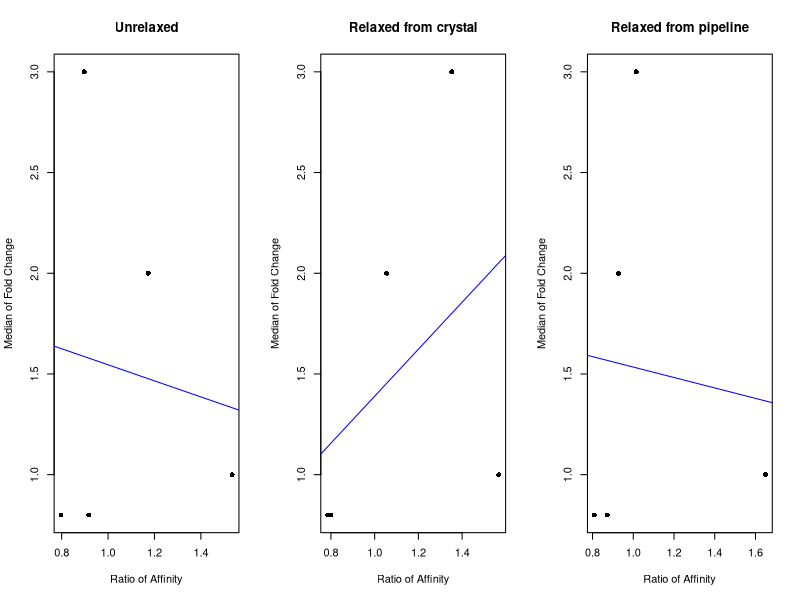
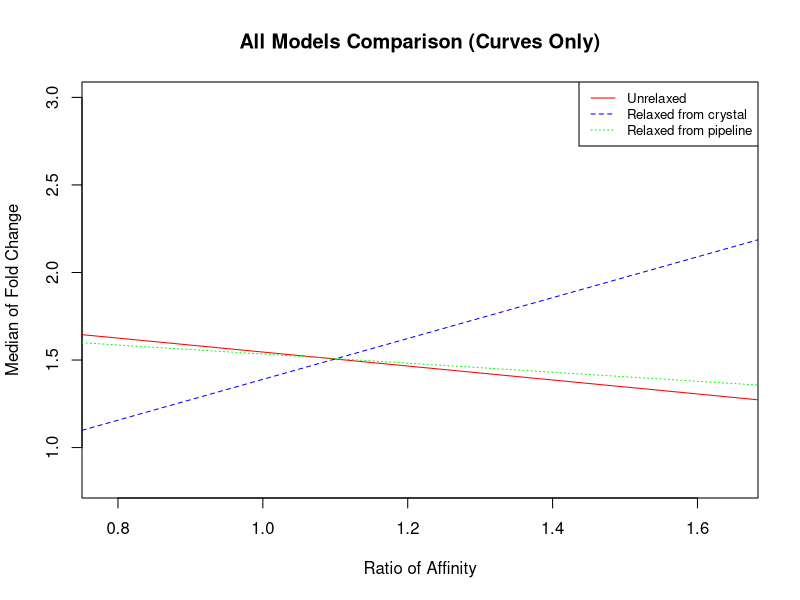
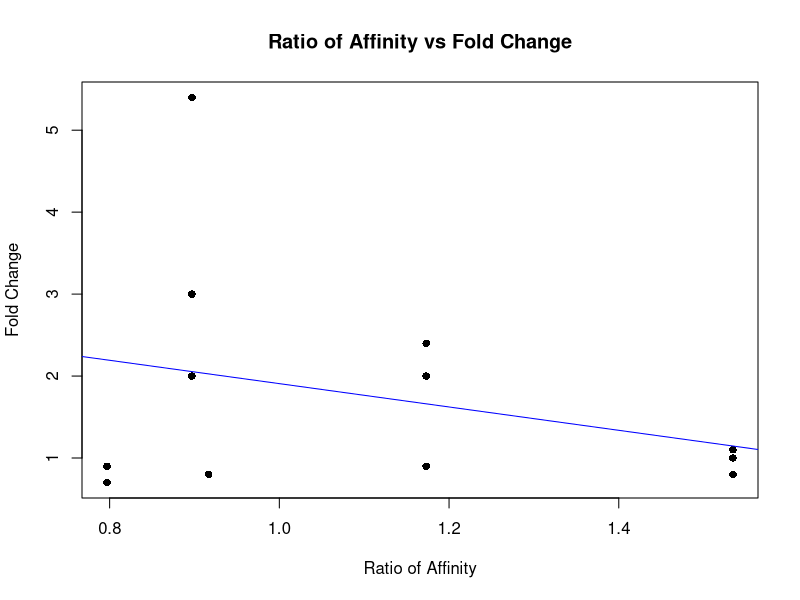
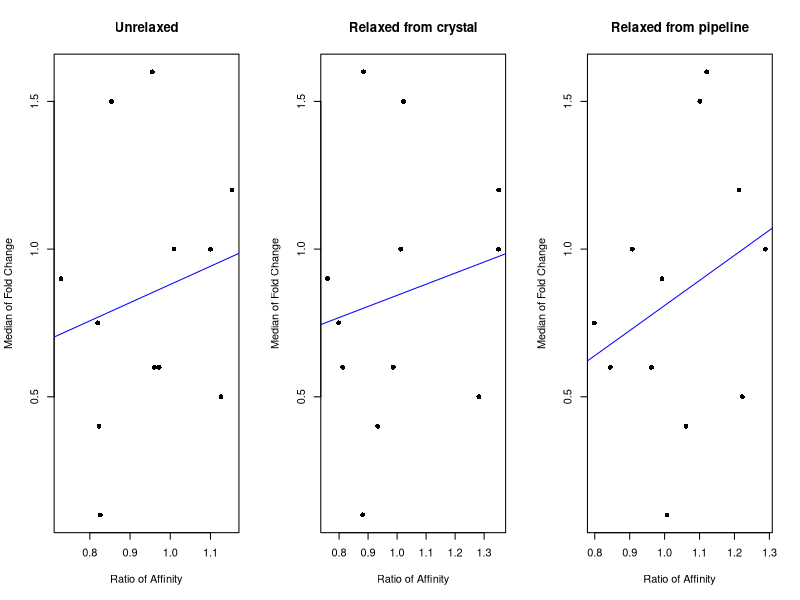
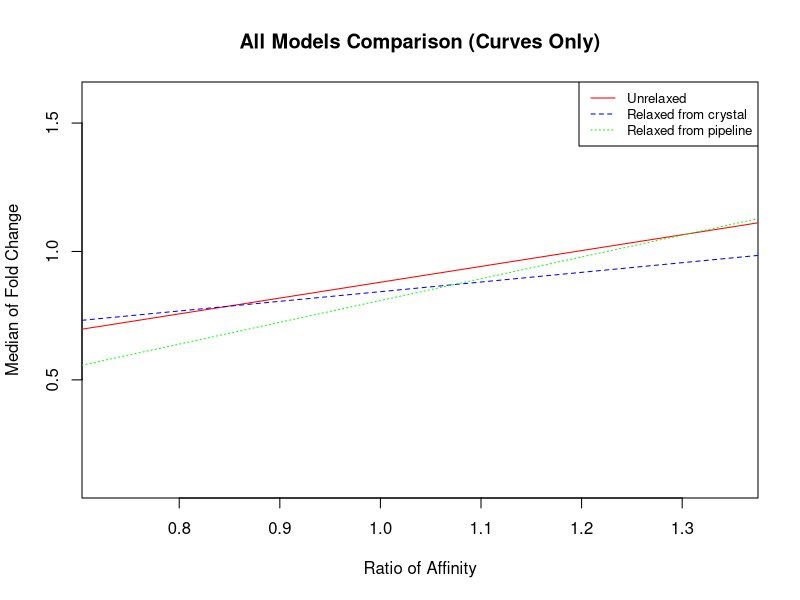
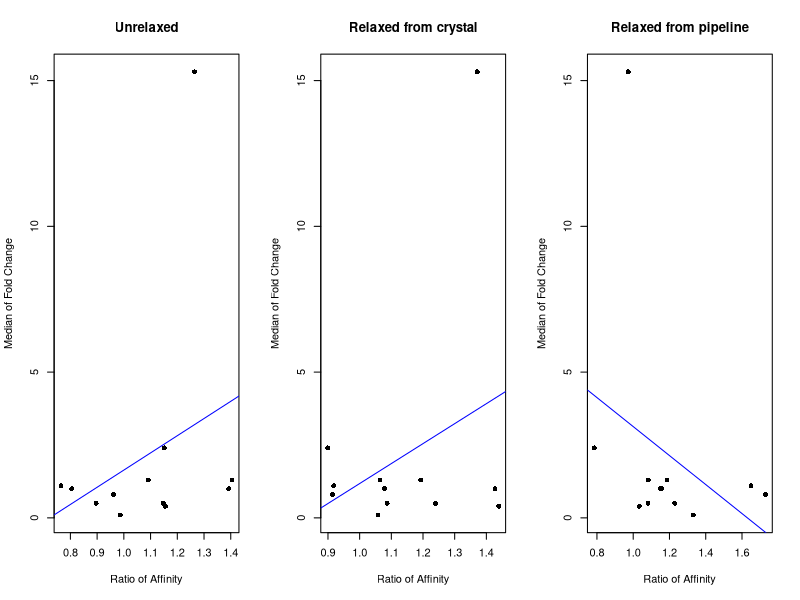
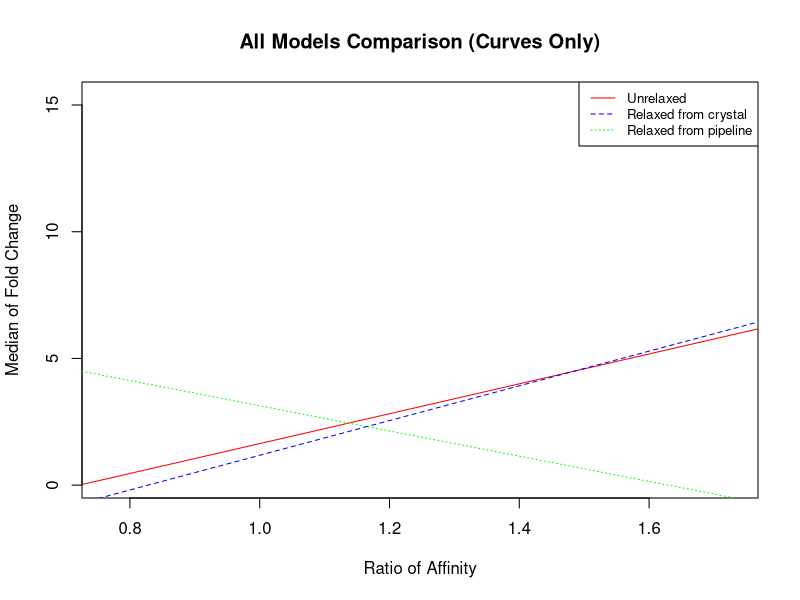
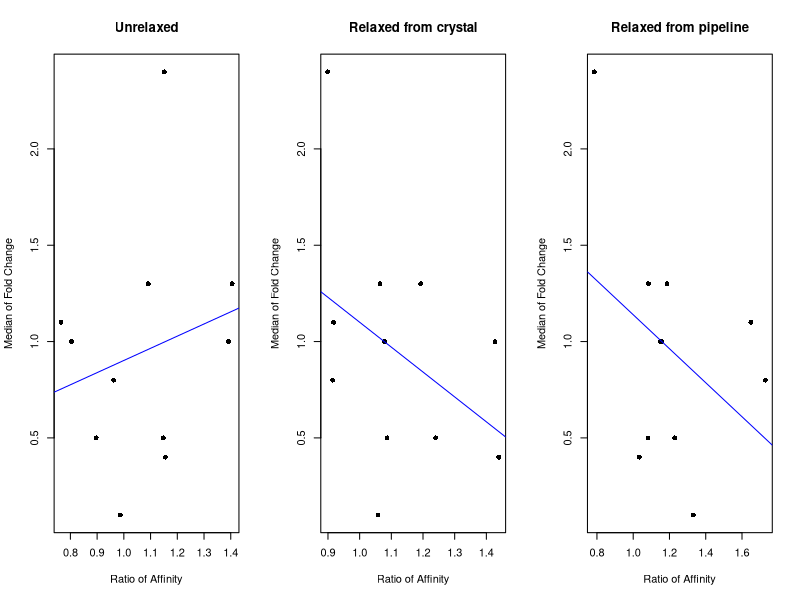

These charts were generated, in order, by the following R code:
## ---- chunk 1
knitr::opts_chunk$set(echo = TRUE)
## ---- chunk 2
# Ratio of Affinity (unrelaxed)
affinity_unrelaxed <- c(0.897001049,1.534578927,0.796950766,0.916790973,1.173054378)

# Ratio of Affinity (Relaxed from crystal)
affinity_RelaxFromCrystal <- c(1.352603262,1.567577547,0.799184248,0.78491542,1.054536388)

# Ratio of Affinity (Relaxed from pipeline)
affinity_RelaxFromPipeline <- c(1.014825526,1.649007801,0.871906525,0.808731157,0.927492651)

# Median FC
FC_median <- c(3,1,0.8,0.8,2)

# plot all the plots
par(mfrow = c(1, 3))
plot(affinity_unrelaxed, FC_median, main = "Unrelaxed", xlab = "Ratio of Affinity", ylab = "Median of Fold Change", pch = 16)
linear_model <- lm(FC_median ~ affinity_unrelaxed)
summary(linear_model)
abline(linear_model, col = "blue")
plot(affinity_RelaxFromCrystal, FC_median, main = "Relaxed from crystal", xlab = "Ratio of Affinity", ylab = "Median of Fold Change", pch = 16)
linear_model <- lm(FC_median ~ affinity_RelaxFromCrystal)
summary(linear_model)
abline(linear_model, col = "blue")
plot(affinity_RelaxFromPipeline, FC_median, main = "Relaxed from pipeline", xlab = "Ratio of Affinity", ylab = "Median of Fold Change", pch = 16)
linear_model <- lm(FC_median ~ affinity_RelaxFromPipeline)
summary(linear_model)
abline(linear_model, col = "blue")
par(mfrow = c(1, 1))

# Plot the curves
plot(affinity_unrelaxed, FC_median, type = "n",  # type = "n" creates an empty plot
     main = "All Models Comparison (Curves Only)", 
     xlab = "Ratio of Affinity", ylab = "Median of Fold Change", 
     xlim = range(c(affinity_unrelaxed, affinity_RelaxFromCrystal, affinity_RelaxFromPipeline)), 
     ylim = range(FC_median))
abline(lm(FC_median ~ affinity_unrelaxed), col = "red", lty = 1)
abline(lm(FC_median ~ affinity_RelaxFromCrystal), col = "blue", lty = 2)
abline(lm(FC_median ~ affinity_RelaxFromPipeline), col = "green", lty = 3)
legend("topright", legend = c("Unrelaxed", "Relaxed from crystal", "Relaxed from pipeline"), 
       col = c("red", "blue", "green"), lty = c(1, 2, 3), cex = 0.8)

# FC
FC <- c(5.4,2,3,1,1.1,0.8,0.7,0.9,0.8,2.4,2,0.9)
affinity_unrelaxed_FC <- c(0.897001049,0.897001049,0.897001049,1.534578927,1.534578927,1.534578927,0.796950766,0.796950766,0.916790973,1.173054378,1.173054378,1.173054378)
plot(affinity_unrelaxed_FC, FC, main = "Ratio of Affinity vs Fold Change", xlab = "Ratio of Affinity", ylab = "Fold Change", pch = 16)
linear_model <- lm(FC ~ affinity_unrelaxed_FC)
summary(linear_model)
abline(linear_model, col = "blue")

## ---- chunk 3
# Ratio of Affinity (unrelaxed)
affinity_unrelaxed <- c(0.854338081, 1.126120987, 0.972350191, 0.825845588, 1.100121877, 0.822695752, 0.960595423, 0.728228423, 0.819437744, 1.009070072, 1.153778771, 0.95546618)

# Ratio of Affinity (Relaxed from crystal)
affinity_RelaxFromCrystal <- c(1.02282427,1.282074005,0.986741994,0.880965098,1.34955373,0.933309457,0.812604685,0.760600972,0.798239898,1.012549727,1.350480416,0.884335874)

# Ratio of Affinity (Relaxed from pipeline)
affinity_RelaxFromPipeline <- c(1.10101938,1.222653254,0.962110537,1.006590621,1.288664059,1.06118098,0.844659655,0.992419404,0.798666933,0.907603974,1.213313502,1.120532326)


# Median FC
FC_median <- c(1.5,0.5,0.6,0.1,1,0.4,0.6,0.9,0.75,1,1.2,1.6)

# Specify the file path for the output image
png("IDV1.png", width = 2000, height = 1500, res = 300)
# plot all the plots
par(mfrow = c(1, 3))
plot(affinity_unrelaxed, FC_median, main = "Unrelaxed", xlab = "Ratio of Affinity", ylab = "Median of Fold Change", pch = 16)
linear_model <- lm(FC_median ~ affinity_unrelaxed)
summary(linear_model)
abline(linear_model, col = "blue")
plot(affinity_RelaxFromCrystal, FC_median, main = "Relaxed from crystal", xlab = "Ratio of Affinity", ylab = "Median of Fold Change", pch = 16)
linear_model <- lm(FC_median ~ affinity_RelaxFromCrystal)
summary(linear_model)
abline(linear_model, col = "blue")
plot(affinity_RelaxFromPipeline, FC_median, main = "Relaxed from pipeline", xlab = "Ratio of Affinity", ylab = "Median of Fold Change", pch = 16)
linear_model <- lm(FC_median ~ affinity_RelaxFromPipeline)
summary(linear_model)
abline(linear_model, col = "blue")
par(mfrow = c(1, 1))
# Close the device to save IDV1.png
dev.off()

# Plot the curves
png("IDV2.png", width = 2000, height = 1500, res = 300)
plot(affinity_unrelaxed, FC_median, type = "n",  # type = "n" creates an empty plot
     main = "All Models Comparison (Curves Only)", 
     xlab = "Ratio of Affinity", ylab = "Median of Fold Change", 
     xlim = range(c(affinity_unrelaxed, affinity_RelaxFromCrystal, affinity_RelaxFromPipeline)), 
     ylim = range(FC_median))
abline(lm(FC_median ~ affinity_unrelaxed), col = "red", lty = 1)
abline(lm(FC_median ~ affinity_RelaxFromCrystal), col = "blue", lty = 2)
abline(lm(FC_median ~ affinity_RelaxFromPipeline), col = "green", lty = 3)
legend("topright", legend = c("Unrelaxed", "Relaxed from crystal", "Relaxed from pipeline"), 
       col = c("red", "blue", "green"), lty = c(1, 2, 3), cex = 0.8)

# Close the device to save the file
dev.off()
## ---- chunk 4
# Ratio of Affinity (unrelaxed)
affinity_unrelaxed <- c(1.091480187,1.155509207,1.147314693,0.986384536,1.392486308,0.896273929,0.961480544,0.764748027,0.804897728,1.405058743,1.264139411,1.151333868)

# Ratio of Affinity (Relaxed from crystal)
affinity_RelaxFromCrystal <- c(1.064085097,1.439161535,1.239692876,1.057591106,1.42733447,1.086663134,0.914576514,0.917969682,1.07845639,1.192706031,1.371224651,0.898933313)

# Ratio of Affinity (Relaxed from pipeline)
affinity_RelaxFromPipeline <- c(1.186327878,1.033789616,1.081736675,1.330627302,1.149443393,1.229004772,1.729249956,1.649221434,1.156659745,1.083926144,0.972314323,0.785447378)

# Median FC
FC_median <- c(1.3,0.4,0.5,0.1,1,0.5,0.8,1.1,1,1.3,15.3,2.4)

# plot all the plots
png("NFV1.png", width = 2000, height = 1500, res = 300)
par(mfrow = c(1, 3))
plot(affinity_unrelaxed, FC_median, main = "Unrelaxed", xlab = "Ratio of Affinity", ylab = "Median of Fold Change", pch = 16)
linear_model <- lm(FC_median ~ affinity_unrelaxed)
summary(linear_model)
abline(linear_model, col = "blue")
plot(affinity_RelaxFromCrystal, FC_median, main = "Relaxed from crystal", xlab = "Ratio of Affinity", ylab = "Median of Fold Change", pch = 16)
linear_model <- lm(FC_median ~ affinity_RelaxFromCrystal)
summary(linear_model)
abline(linear_model, col = "blue")
plot(affinity_RelaxFromPipeline, FC_median, main = "Relaxed from pipeline", xlab = "Ratio of Affinity", ylab = "Median of Fold Change", pch = 16)
linear_model <- lm(FC_median ~ affinity_RelaxFromPipeline)
summary(linear_model)
abline(linear_model, col = "blue")
par(mfrow = c(1, 1))
# Close the device to save the file
dev.off()

# Plot the curves
png("NFV2.png", width = 2000, height = 1500, res = 300)
plot(affinity_unrelaxed, FC_median, type = "n",  # type = "n" creates an empty plot
     main = "All Models Comparison (Curves Only)", 
     xlab = "Ratio of Affinity", ylab = "Median of Fold Change", 
     xlim = range(c(affinity_unrelaxed, affinity_RelaxFromCrystal, affinity_RelaxFromPipeline)), 
     ylim = range(FC_median))
abline(lm(FC_median ~ affinity_unrelaxed), col = "red", lty = 1)
abline(lm(FC_median ~ affinity_RelaxFromCrystal), col = "blue", lty = 2)
abline(lm(FC_median ~ affinity_RelaxFromPipeline), col = "green", lty = 3)
legend("topright", legend = c("Unrelaxed", "Relaxed from crystal", "Relaxed from pipeline"), 
       col = c("red", "blue", "green"), lty = c(1, 2, 3), cex = 0.8)
# Close the device to save the file
dev.off()
## ---- chunk 5
# Ratio of Affinity (unrelaxed)
affinity_unrelaxed <- c(1.091480187,1.155509207,1.147314693,0.986384536,1.392486308,0.896273929,0.961480544,0.764748027,0.804897728,1.405058743,1.151333868)

# Ratio of Affinity (Relaxed from crystal)
affinity_RelaxFromCrystal <- c(1.064085097,1.439161535,1.239692876,1.057591106,1.42733447,1.086663134,0.914576514,0.917969682,1.07845639,1.192706031,0.898933313)

# Ratio of Affinity (Relaxed from pipeline)
affinity_RelaxFromPipeline <- c(1.186327878,1.033789616,1.081736675,1.330627302,1.149443393,1.229004772,1.729249956,1.649221434,1.156659745,1.083926144,0.785447378)

# Median FC
FC_median <- c(1.3,0.4,0.5,0.1,1,0.5,0.8,1.1,1,1.3,2.4)

# plot all the plots
png("NFV_out1.png", width = 2000, height = 1500, res = 300)
par(mfrow = c(1, 3))
plot(affinity_unrelaxed, FC_median, main = "Unrelaxed", xlab = "Ratio of Affinity", ylab = "Median of Fold Change", pch = 16)
linear_model <- lm(FC_median ~ affinity_unrelaxed)
summary(linear_model)
abline(linear_model, col = "blue")
plot(affinity_RelaxFromCrystal, FC_median, main = "Relaxed from crystal", xlab = "Ratio of Affinity", ylab = "Median of Fold Change", pch = 16)
linear_model <- lm(FC_median ~ affinity_RelaxFromCrystal)
summary(linear_model)
abline(linear_model, col = "blue")
plot(affinity_RelaxFromPipeline, FC_median, main = "Relaxed from pipeline", xlab = "Ratio of Affinity", ylab = "Median of Fold Change", pch = 16)
linear_model <- lm(FC_median ~ affinity_RelaxFromPipeline)
summary(linear_model)
abline(linear_model, col = "blue")
par(mfrow = c(1, 1))
# Close the device to save the file
dev.off()

# Plot the curves
png("NFV_out2.png", width = 2000, height = 1500, res = 300)
plot(affinity_unrelaxed, FC_median, type = "n",  # type = "n" creates an empty plot
     main = "All Models Comparison (Curves Only)", 
     xlab = "Ratio of Affinity", ylab = "Median of Fold Change", 
     xlim = range(c(affinity_unrelaxed, affinity_RelaxFromCrystal, affinity_RelaxFromPipeline)), 
     ylim = range(FC_median))
abline(lm(FC_median ~ affinity_unrelaxed), col = "red", lty = 1)
abline(lm(FC_median ~ affinity_RelaxFromCrystal), col = "blue", lty = 2)
abline(lm(FC_median ~ affinity_RelaxFromPipeline), col = "green", lty = 3)
legend("topright", legend = c("Unrelaxed", "Relaxed from crystal", "Relaxed from pipeline"), 
       col = c("red", "blue", "green"), lty = c(1, 2, 3), cex = 0.8)
# Close the device to save the file
dev.off()
## ---- chunk 6
# Ratio of Affinity (unrelaxed)
affinity_unrelaxed <- c(1.031875358,1.243511628,0.900923988,1.301665257,0.967093311,0.965524315,0.722806632,0.85946024,0.863900473,0.912902342)

# Ratio of Affinity (Relaxed from crystal)
affinity_RelaxFromCrystal <- c(1.109366813,1.465283174,1.13005981,1.805011528,1.250370683,1.105184606,0.959012485,1.34354006,1.137829472,1.012616126)

# Ratio of Affinity (Relaxed from pipeline)
affinity_RelaxFromPipeline <- c(1.064580449,1.047035223,0.862839023,1.466713516,0.974025292,0.718515784,0.805306039,1.094202983,1.106146988,1.164363485)

# Median FC
FC_median <- c(1.3,0.4,0.7,0.95,0.5,0.6,1,0.6,6.1,0.5)

# plot all the plots
png("SQV1.png", width = 2000, height = 1500, res = 300)
par(mfrow = c(1, 3))
plot(affinity_unrelaxed, FC_median, main = "Unrelaxed", xlab = "Ratio of Affinity", ylab = "Median of Fold Change", pch = 16)
linear_model <- lm(FC_median ~ affinity_unrelaxed)
summary(linear_model)
abline(linear_model, col = "blue")
plot(affinity_RelaxFromCrystal, FC_median, main = "Relaxed from crystal", xlab = "Ratio of Affinity", ylab = "Median of Fold Change", pch = 16)
linear_model <- lm(FC_median ~ affinity_RelaxFromCrystal)
summary(linear_model)
abline(linear_model, col = "blue")
plot(affinity_RelaxFromPipeline, FC_median, main = "Relaxed from pipeline", xlab = "Ratio of Affinity", ylab = "Median of Fold Change", pch = 16)
linear_model <- lm(FC_median ~ affinity_RelaxFromPipeline)
summary(linear_model)
abline(linear_model, col = "blue")
par(mfrow = c(1, 1))
# Close the device to save the file
dev.off()

# Plot the curves
png("SQV2.png", width = 2000, height = 1500, res = 300)
plot(affinity_unrelaxed, FC_median, type = "n",  # type = "n" creates an empty plot
     main = "All Models Comparison (Curves Only)", 
     xlab = "Ratio of Affinity", ylab = "Median of Fold Change", 
     xlim = range(c(affinity_unrelaxed, affinity_RelaxFromCrystal, affinity_RelaxFromPipeline)), 
     ylim = range(FC_median))
abline(lm(FC_median ~ affinity_unrelaxed), col = "red", lty = 1)
abline(lm(FC_median ~ affinity_RelaxFromCrystal), col = "blue", lty = 2)
abline(lm(FC_median ~ affinity_RelaxFromPipeline), col = "green", lty = 3)
legend("topright", legend = c("Unrelaxed", "Relaxed from crystal", "Relaxed from pipeline"), 
       col = c("red", "blue", "green"), lty = c(1, 2, 3), cex = 0.8)
# Close the device to save the file
dev.off()
## ---- chunk 7
# Ratio of Affinity (unrelaxed)
affinity_unrelaxed <- c(1.031875358,1.243511628,0.900923988,1.301665257,0.967093311,0.965524315,0.722806632,0.85946024,0.912902342)

# Ratio of Affinity (Relaxed from crystal)
affinity_RelaxFromCrystal <- c(1.109366813,1.465283174,1.13005981,1.805011528,1.250370683,1.105184606,0.959012485,1.34354006,1.012616126)

# Ratio of Affinity (Relaxed from pipeline)
affinity_RelaxFromPipeline <- c(1.064580449,1.047035223,0.862839023,1.466713516,0.974025292,0.718515784,0.805306039,1.094202983,1.164363485)

# Median FC
FC_median <- c(1.3,0.4,0.7,0.95,0.5,0.6,1,0.6,0.5)

# plot all the plots
png("SQV_out1.png", width = 2000, height = 1500, res = 300)
par(mfrow = c(1, 3))
plot(affinity_unrelaxed, FC_median, main = "Unrelaxed", xlab = "Ratio of Affinity", ylab = "Median of Fold Change", pch = 16)
linear_model <- lm(FC_median ~ affinity_unrelaxed)
summary(linear_model)
abline(linear_model, col = "blue")
plot(affinity_RelaxFromCrystal, FC_median, main = "Relaxed from crystal", xlab = "Ratio of Affinity", ylab = "Median of Fold Change", pch = 16)
linear_model <- lm(FC_median ~ affinity_RelaxFromCrystal)
summary(linear_model)
abline(linear_model, col = "blue")
plot(affinity_RelaxFromPipeline, FC_median, main = "Relaxed from pipeline", xlab = "Ratio of Affinity", ylab = "Median of Fold Change", pch = 16)
linear_model <- lm(FC_median ~ affinity_RelaxFromPipeline)
summary(linear_model)
abline(linear_model, col = "blue")
par(mfrow = c(1, 1))
# Close the device to save the file
dev.off()

# Plot the curves
png("SQV_out2.png", width = 2000, height = 1500, res = 300)
plot(affinity_unrelaxed, FC_median, type = "n",  # type = "n" creates an empty plot
     main = "All Models Comparison (Curves Only)", 
     xlab = "Ratio of Affinity", ylab = "Median of Fold Change", 
     xlim = range(c(affinity_unrelaxed, affinity_RelaxFromCrystal, affinity_RelaxFromPipeline)), 
     ylim = range(FC_median))
abline(lm(FC_median ~ affinity_unrelaxed), col = "red", lty = 1)
abline(lm(FC_median ~ affinity_RelaxFromCrystal), col = "blue", lty = 2)
abline(lm(FC_median ~ affinity_RelaxFromPipeline), col = "green", lty = 3)
legend("topright", legend = c("Unrelaxed", "Relaxed from crystal", "Relaxed from pipeline"), 
       col = c("red", "blue", "green"), lty = c(1, 2, 3), cex = 0.8)
# Close the device to save the file
dev.off()
## ---- chunk 8
# Ratio of Affinity (unrelaxed)
affinity_unrelaxed <- c(0.778859282,0.915708022,1.286583194,0.877899956,0.755963532,0.833363059,0.835707918,1.180246554)

# Ratio of Affinity (Relaxed from crystal)
affinity_RelaxFromCrystal <- c(0.957257353,1.04672122,1.269996827,1.131051956,0.956755067,0.894593315,0.876484379,1.220895691)

# Ratio of Affinity (Relaxed from pipeline)
affinity_RelaxFromPipeline <- c(0.933782477,1.049669126,1.183128858,0.959789333,0.872106388,0.761131063,0.909272792,1.263683094)

# Median FC
FC_median <- c(1.6,0.6,1.1,0.5,0.5,0.8,0.9,0.4)

# plot all the plots
png("LPV1.png", width = 2000, height = 1500, res = 300)
par(mfrow = c(1, 3))
plot(affinity_unrelaxed, FC_median, main = "Unrelaxed", xlab = "Ratio of Affinity", ylab = "Median of Fold Change", pch = 16)
linear_model <- lm(FC_median ~ affinity_unrelaxed)
summary(linear_model)
abline(linear_model, col = "blue")
plot(affinity_RelaxFromCrystal, FC_median, main = "Relaxed from crystal", xlab = "Ratio of Affinity", ylab = "Median of Fold Change", pch = 16)
linear_model <- lm(FC_median ~ affinity_RelaxFromCrystal)
summary(linear_model)
abline(linear_model, col = "blue")
plot(affinity_RelaxFromPipeline, FC_median, main = "Relaxed from pipeline", xlab = "Ratio of Affinity", ylab = "Median of Fold Change", pch = 16)
linear_model <- lm(FC_median ~ affinity_RelaxFromPipeline)
summary(linear_model)
abline(linear_model, col = "blue")
par(mfrow = c(1, 1))
# Close the device to save the file
dev.off()

# Plot the curves
png("LPV2.png", width = 2000, height = 1500, res = 300)
plot(affinity_unrelaxed, FC_median, type = "n",  # type = "n" creates an empty plot
     main = "All Models Comparison (Curves Only)", 
     xlab = "Ratio of Affinity", ylab = "Median of Fold Change", 
     xlim = range(c(affinity_unrelaxed, affinity_RelaxFromCrystal, affinity_RelaxFromPipeline)), 
     ylim = range(FC_median))
abline(lm(FC_median ~ affinity_unrelaxed), col = "red", lty = 1)
abline(lm(FC_median ~ affinity_RelaxFromCrystal), col = "blue", lty = 2)
abline(lm(FC_median ~ affinity_RelaxFromPipeline), col = "green", lty = 3)
legend("topright", legend = c("Unrelaxed", "Relaxed from crystal", "Relaxed from pipeline"), 
       col = c("red", "blue", "green"), lty = c(1, 2, 3), cex = 0.8)
# Close the device to save the file
dev.off()
## ---- chunk 9
# ATV
# Ratio of Affinity (unrelaxed)
affinity_unrelaxed_ATV <- c(0.897001049,1.534578927,0.796950766,0.916790973,1.173054378)
# Ratio of Affinity (Relaxed from crystal)
affinity_RelaxFromCrystal_ATV <- c(1.352603262,1.567577547,0.799184248,0.78491542,1.054536388)
# Ratio of Affinity (Relaxed from pipeline)
affinity_RelaxFromPipeline_ATV <- c(1.014825526,1.649007801,0.871906525,0.808731157,0.927492651)
# Median FC
FC_median_ATV <- c(3,1,0.8,0.8,2)

# DRV
# Ratio of Affinity (unrelaxed)
affinity_unrelaxed_DRV <- c(1.312634387,0.876617981,0.893677937)
# Ratio of Affinity (Relaxed from crystal)
affinity_RelaxFromCrystal_DRV <- c(1.139530585,0.687031702,0.852309776)
# Ratio of Affinity (Relaxed from pipeline)
affinity_RelaxFromPipeline_DRV <- c(1.427931816,1.006875167,0.977540457)
# Median FC
FC_median_DRV <- c(0.9,0.8,0.6)

# IDV
# Ratio of Affinity (unrelaxed)
affinity_unrelaxed_IDV <- c(0.854338081, 1.126120987, 0.972350191, 0.825845588, 1.100121877, 0.822695752, 0.960595423, 0.728228423, 0.819437744, 1.009070072, 1.153778771, 0.95546618)
# Ratio of Affinity (Relaxed from crystal)
affinity_RelaxFromCrystal_IDV <- c(1.02282427,1.282074005,0.986741994,0.880965098,1.34955373,0.933309457,0.812604685,0.760600972,0.798239898,1.012549727,1.350480416,0.884335874)
# Ratio of Affinity (Relaxed from pipeline)
affinity_RelaxFromPipeline_IDV <- c(1.10101938,1.222653254,0.962110537,1.006590621,1.288664059,1.06118098,0.844659655,0.992419404,0.798666933,0.907603974,1.213313502,1.120532326)
# Median FC
FC_median_IDV <- c(1.5,0.5,0.6,0.1,1,0.4,0.6,0.9,0.75,1,1.2,1.6)

# LPV
# Ratio of Affinity (unrelaxed)
affinity_unrelaxed_LPV <- c(0.778859282,0.915708022,1.286583194,0.877899956,0.755963532,0.833363059,0.835707918,1.180246554)
# Ratio of Affinity (Relaxed from crystal)
affinity_RelaxFromCrystal_LPV <- c(0.957257353,1.04672122,1.269996827,1.131051956,0.956755067,0.894593315,0.876484379,1.220895691)
# Ratio of Affinity (Relaxed from pipeline)
affinity_RelaxFromPipeline_LPV <- c(0.933782477,1.049669126,1.183128858,0.959789333,0.872106388,0.761131063,0.909272792,1.263683094)
# Median FC
FC_median_LPV <- c(1.6,0.6,1.1,0.5,0.5,0.8,0.9,0.4)

# NFV
# Ratio of Affinity (unrelaxed)
affinity_unrelaxed_NFV <- c(1.091480187,1.155509207,1.147314693,0.986384536,1.392486308,0.896273929,0.961480544,0.764748027,0.804897728,1.405058743,1.264139411,1.151333868)
# Ratio of Affinity (Relaxed from crystal)
affinity_RelaxFromCrystal_NFV <- c(1.064085097,1.439161535,1.239692876,1.057591106,1.42733447,1.086663134,0.914576514,0.917969682,1.07845639,1.192706031,1.371224651,0.898933313)
# Ratio of Affinity (Relaxed from pipeline)
affinity_RelaxFromPipeline_NFV <- c(1.186327878,1.033789616,1.081736675,1.330627302,1.149443393,1.229004772,1.729249956,1.649221434,1.156659745,1.083926144,0.972314323,0.785447378)
# Median FC
FC_median_NFV <- c(1.3,0.4,0.5,0.1,1,0.5,0.8,1.1,1,1.3,15.3,2.4)

# SQV
# Ratio of Affinity (unrelaxed)
affinity_unrelaxed_SQV <- c(1.031875358,1.243511628,0.900923988,1.301665257,0.967093311,0.965524315,0.722806632,0.85946024,0.863900473,0.912902342)
# Ratio of Affinity (Relaxed from crystal)
affinity_RelaxFromCrystal_SQV <- c(1.109366813,1.465283174,1.13005981,1.805011528,1.250370683,1.105184606,0.959012485,1.34354006,1.137829472,1.012616126)
# Ratio of Affinity (Relaxed from pipeline)
affinity_RelaxFromPipeline_SQV <- c(1.064580449,1.047035223,0.862839023,1.466713516,0.974025292,0.718515784,0.805306039,1.094202983,1.106146988,1.164363485)
# Median FC
FC_median_SQV <- c(1.3,0.4,0.7,0.95,0.5,0.6,1,0.6,6.1,0.5)

# TPV
affinity_unrelaxed_TPV <- c(1.392665507,0.837786893,0.68749936)
# Ratio of Affinity (Relaxed from crystal)
affinity_RelaxFromCrystal_TPV <- c(1.369824202,0.969355825,0.873308432)
# Ratio of Affinity (Relaxed from pipeline)
affinity_RelaxFromPipeline_TPV <- c(1.223720785,0.877662339,0.699141879)
# Median FC
FC_median_TPV <- c(0.75,1.4,0.8)

# All data
affinity_unrelaxed <- c(affinity_unrelaxed_ATV, affinity_unrelaxed_DRV,affinity_unrelaxed_IDV,affinity_unrelaxed_LPV,affinity_unrelaxed_NFV,affinity_unrelaxed_SQV,affinity_unrelaxed_TPV)
affinity_RelaxFromCrystal <- c(affinity_RelaxFromCrystal_ATV, affinity_RelaxFromCrystal_DRV,affinity_RelaxFromCrystal_IDV,affinity_RelaxFromCrystal_LPV,affinity_RelaxFromCrystal_NFV,affinity_RelaxFromCrystal_SQV,affinity_RelaxFromCrystal_TPV)
affinity_RelaxFromPipeline <- c(affinity_RelaxFromPipeline_ATV, affinity_RelaxFromPipeline_DRV,affinity_RelaxFromPipeline_IDV,affinity_RelaxFromPipeline_LPV,affinity_RelaxFromPipeline_NFV,affinity_RelaxFromPipeline_SQV,affinity_RelaxFromPipeline_TPV)
FC_median <- c(FC_median_ATV,FC_median_DRV,FC_median_IDV,FC_median_LPV,FC_median_NFV,FC_median_SQV,FC_median_TPV)

# plot
# Combine all the drug names
drug_names <- rep(c("ATV", "DRV", "IDV", "LPV", "NFV", "SQV", "TPV"), times = c(5, 3, 12, 8, 12, 10, 3))
# Create color vector for different drugs
drug_colors <- c("ATV" = "red", "DRV" = "blue", "IDV" = "green", "LPV" = "purple", "NFV" = "orange", "SQV" = "pink", "TPV" = "cyan")
colors <- drug_colors[drug_names]

# Plot all the graphs with drug-specific colors
png("ALL1.png", width = 2000, height = 1500, res = 300)
par(mfrow = c(1, 3))

# Plot for unrelaxed affinity
plot(affinity_unrelaxed, FC_median, main = "Unrelaxed", xlab = "Ratio of Affinity", ylab = "Median of Fold Change", pch = 16, col = colors)
linear_model_unrelaxed <- lm(FC_median ~ affinity_unrelaxed)
summary(linear_model_unrelaxed)
abline(linear_model_unrelaxed, col = "blue")
# Add legend
legend("topright", legend = names(drug_colors), col = drug_colors, pch = 16, cex = 0.85, title = "Drug")

# Plot for Relaxed from crystal
plot(affinity_RelaxFromCrystal, FC_median, main = "Relaxed from crystal", xlab = "Ratio of Affinity", ylab = "Median of Fold Change", pch = 16, col = colors)
linear_model_crystal <- lm(FC_median ~ affinity_RelaxFromCrystal)
summary(linear_model_crystal)
abline(linear_model_crystal, col = "blue")
# Add legend
legend("topright", legend = names(drug_colors), col = drug_colors, pch = 16, cex = 0.85,title = "Drug")

# Plot for Relaxed from pipeline
plot(affinity_RelaxFromPipeline, FC_median, main = "Relaxed from pipeline", xlab = "Ratio of Affinity", ylab = "Median of Fold Change", pch = 16, col = colors)
linear_model_pipeline <- lm(FC_median ~ affinity_RelaxFromPipeline)
summary(linear_model_pipeline)
abline(linear_model_pipeline, col = "blue")
# Add legend
legend("topright", legend = names(drug_colors), col = drug_colors, pch = 16, cex = 0.85,title = "Drug")
# Close the device to save the file
dev.off()

par(mfrow = c(1, 1))  # Reset plot layout to 1x1


# Plot the curves
png("ALL2.png", width = 2000, height = 1500, res = 300)
plot(affinity_unrelaxed, FC_median, type = "n",  # type = "n" creates an empty plot
     main = "All Models Comparison (Curves Only)", 
     xlab = "Ratio of Affinity", ylab = "Median of Fold Change", 
     xlim = range(c(affinity_unrelaxed, affinity_RelaxFromCrystal, affinity_RelaxFromPipeline)), 
     ylim = range(FC_median))
abline(lm(FC_median ~ affinity_unrelaxed), col = "red", lty = 1)
abline(lm(FC_median ~ affinity_RelaxFromCrystal), col = "blue", lty = 2)
abline(lm(FC_median ~ affinity_RelaxFromPipeline), col = "green", lty = 3)
legend("topright", legend = c("Unrelaxed", "Relaxed from crystal", "Relaxed from pipeline"), 
       col = c("red", "blue", "green"), lty = c(1, 2, 3), cex = 0.8)
# Close the device to save the file
dev.off()

